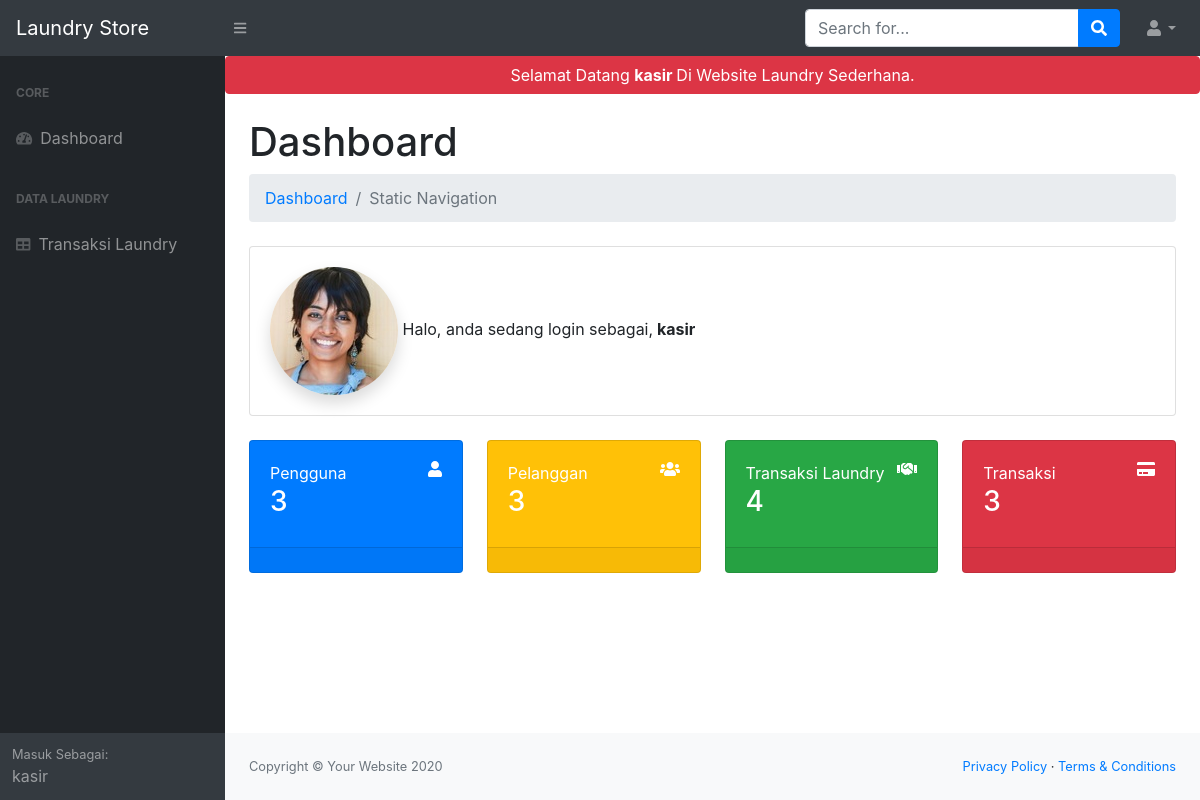
/ (signed in), run on the app's committed database.
### tables this page shows
CREATE TABLE `tb_user` (
  `id_user` int(11) NOT NULL,
  `username` varchar(50) NOT NULL,
  `nama` varchar(50) NOT NULL,
  `password` varchar(255) NOT NULL,
  `level` varchar(30) NOT NULL,
  `foto` varchar(255) NOT NULL
);

### themeplates/konten.php (the view, shortened to what this page needs)
<?php
if($_SESSION['admin']) {
	$user = $_SESSION['admin']['id_user'];
} else if($_SESSION['kasir']) {
	$user = $_SESSION['kasir']['id_user'];
}
$pengguna = $koneksi->query("SELECT * FROM tb_user") or die(mysqli_error($koneksi));
$dataPengguna = $pengguna->num_rows;
$pelanggan = $koneksi->query("SELECT * FROM tb_pelanggan") or die(mysqli_error($koneksi));
$dataPelanggan = $pelanggan->num_rows;
$laundry = $koneksi->query("SELECT * FROM tb_tranlaundry") or die(mysqli_error($koneksi));
$dataLaundry = $laundry->num_rows;
$transaksi = $koneksi->query("SELECT * FROM tb_transaksi") or die(mysqli_error($koneksi));
$dataTransaksi = $transaksi->num_rows;
$sql = $koneksi->query("SELECT * FROM tb_user WHERE id_user = $user") or die(mysqli_error($koneksi));
$data = $sql->fetch_assoc();
if($page == 'pelanggan') {
	if($aksi == '') {
		require_once 'page/pelanggan/pelanggan.php';
	} else if($aksi == 'tambah') {
		require_once 'page/pelanggan/tambah.php';
	} else if($aksi == 'ubah') {
		require_once 'page/pelanggan/ubah.php';
	} else if($aksi == 'hapus') {
		require_once 'page/pelanggan/hapus.php';
	}
} else if($page == 'transaksi') {
	if($aksi == '') {
		require_once 'page/transaksi/transaksi.php';
	} else if($aksi == 'tambah') {
		require_once 'page/transaksi/tambah.php';
	}
} else { ?>
	<h1 class='mt-4'>Dashboard</h1><ol class='breadcrumb mb-4'><li class='breadcrumb-item'><a href='index.php'>Dashboard</a></li><li class='breadcrumb-item active'>Static Navigation</li></ol>
	<div class="card">
  <div class="card-body">
    <img src="./img/<?= $data['foto']; ?>" class="rounded-circle shadow">
    <p style="display: inline;">Halo, anda sedang login sebagai,<b> <?= $data['username']; ?></b></p>
  </div>
</div>
<div class="row mt-4">
    <div class="col-xl-3 col-md-6">
        <div class="card bg-primary text-white mb-4">
            <div class="card-body"><i class="fa fa-user float-right"></i>Pengguna<h3><?= $dataPengguna ?></h3>
            </div>
            <div class="card-footer d-flex align-items-center justify-content-between">
            </div>
        </div>
    </div>
    <div class="col-xl-3 col-md-6">
        <div class="card bg-warning text-white mb-4">
            <div class="card-body"><i class="fa fa-users float-right"></i>Pelanggan<h3><?= $dataPelanggan ?></h3></div>
            <div class="card-footer d-flex align-items-center justify-content-between">
            </div>
        </div>
    </div>
    <div class="col-xl-3 col-md-6">
        <div class="card bg-success text-white mb-4">
            <div class="card-body"><i class="fa fa-handshake float-right" aria-hidden="true"></i>Transaksi Laundry<h3><?= $dataLaundry ?></h3></div>
            <div class="card-footer d-flex align-items-center justify-content-between">
            </div>
        </div>
    </div>
    <div class="col-xl-3 col-md-6">
        <div class="card bg-danger text-white mb-4">
            <div class="card-body"><i class="fa fa-credit-card float-right"></i>Transaksi<h3><?= $dataTransaksi ?></h3></div>
            <div class="card-footer d-flex align-items-center justify-content-between">
            </div>
        </div>
    </div>
</div>
<?php
}
?>

### data on the page
tb_user: foto (picture), username "kasir"

### other printed values
$_SESSION['admin']['username'] "kasir"
$dataPengguna "3"
$dataPelanggan "3"
$dataLaundry "4"
$dataTransaksi "3"
